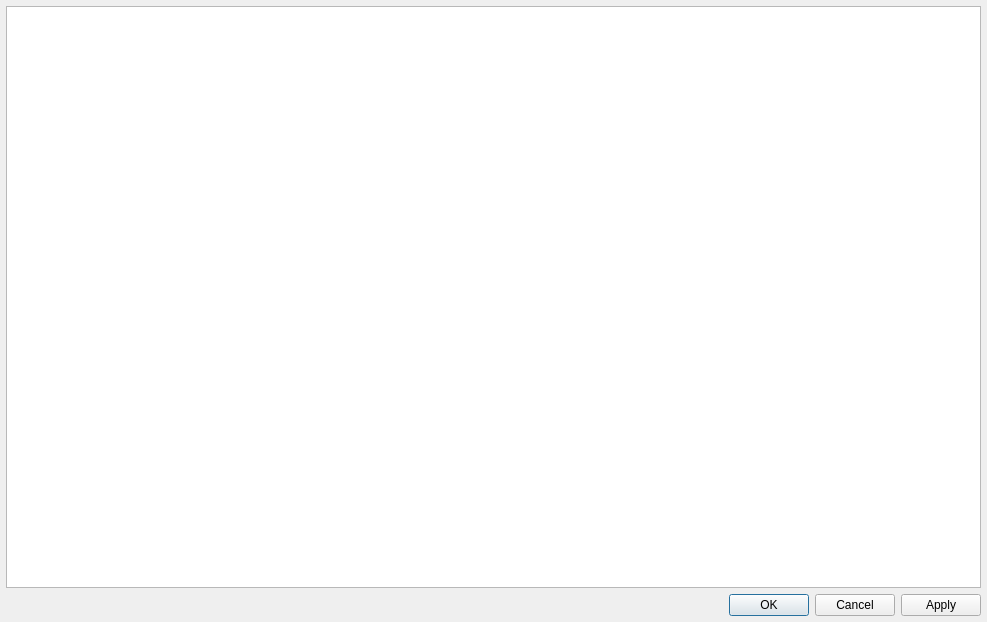
<?xml version="1.0" encoding="UTF-8"?>
<ui version="4.0">
 <class>ProjectDefinitionsDialog</class>
 <widget class="QDialog" name="ProjectDefinitionsDialog">
  <property name="geometry">
   <rect>
    <x>0</x>
    <y>0</y>
    <width>987</width>
    <height>622</height>
   </rect>
  </property>
  <property name="windowTitle">
   <string>Edit project settings</string>
  </property>
  <layout class="QVBoxLayout" name="verticalLayout">
   <property name="leftMargin">
    <number>6</number>
   </property>
   <property name="topMargin">
    <number>6</number>
   </property>
   <property name="rightMargin">
    <number>6</number>
   </property>
   <property name="bottomMargin">
    <number>6</number>
   </property>
   <item>
    <widget class="QTextEdit" name="textEdit">
     <property name="font">
      <font>
       <family>Courier New</family>
       <pointsize>12</pointsize>
      </font>
     </property>
    </widget>
   </item>
   <item>
    <widget class="QWidget" name="widget" native="true">
     <layout class="QVBoxLayout" name="verticalLayout_6">
      <property name="leftMargin">
       <number>0</number>
      </property>
      <property name="topMargin">
       <number>0</number>
      </property>
      <property name="rightMargin">
       <number>0</number>
      </property>
      <property name="bottomMargin">
       <number>0</number>
      </property>
      <item>
       <widget class="QDialogButtonBox" name="buttonBox">
        <property name="standardButtons">
         <set>QDialogButtonBox::Apply|QDialogButtonBox::Cancel|QDialogButtonBox::Ok</set>
        </property>
       </widget>
      </item>
     </layout>
    </widget>
   </item>
  </layout>
 </widget>
 <layoutdefault spacing="6" margin="11"/>
 <resources/>
 <connections/>
</ui>
